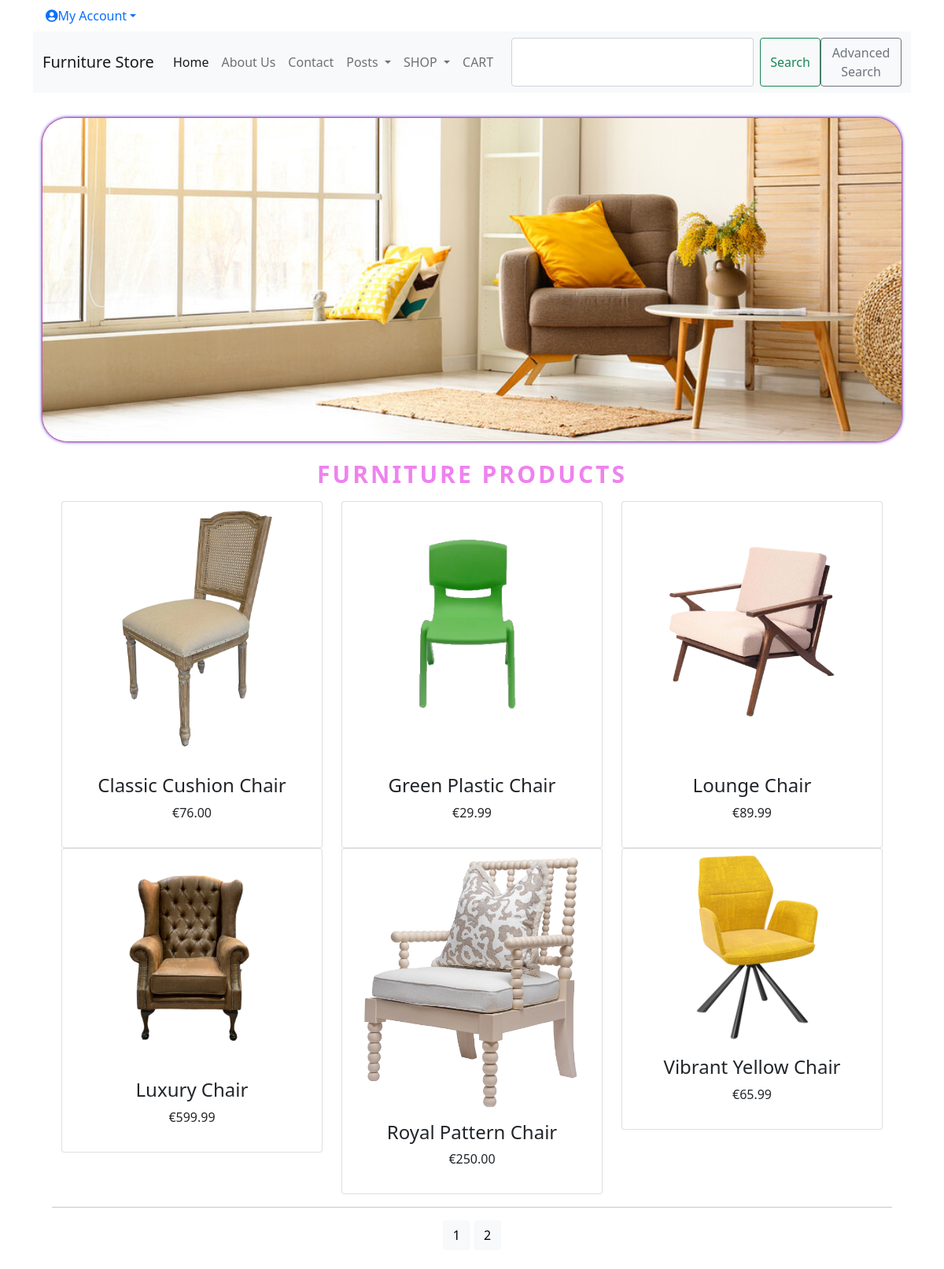
The page / on the database its author committed.
### shop/models.py (models this page shows, shortened)
class Product(models.Model):
    id = models.UUIDField(
        primary_key=True,
        default=uuid.uuid4,
        editable=False)
    name = models.CharField(max_length=250, unique=True)
    description = models.TextField(blank = True)
    category = models.ForeignKey(Category, on_delete=models.CASCADE)
    price = models.DecimalField(max_digits=10, decimal_places=2)
    image = models.ImageField(upload_to = 'product', blank=True)
    image_thumbnail = ImageSpecField(source='image',
                                     processors=[ResizeToFill(250,250)],
                                     format='JPEG',
                                     options={'quality':100})
    stock = models.IntegerField()
    available = models.BooleanField(default=True)
    created = models.DateTimeField(auto_now_add=True, blank = True, null= True)
    updated = models.DateTimeField(auto_now=True, blank = True, null= True)
    class Meta:
        ordering = ('name',)
        verbose_name = 'product'
        verbose_name_plural = 'products'
    def get_absolute_url(self):
        return reverse('product_detail', args=[self.category.id, self.id])

### shop/views.py (the view)
# urls.py: path('', views.prod_list, name='all_products'),
def prod_list(request, category_id=None):
    category = None
    products = Product.objects.filter(available=True)
    if category_id:
        category = get_object_or_404(Category, id=category_id)
        products = Product.objects.filter(category=category, available=True)
    paginator = Paginator(products, 6)
    try:
        page = int(request.GET.get('page', 1))
    except:
        page = 1
    try:
        products = paginator.page(page)
    except (EmptyPage, InvalidPage):
        products = paginator.page(paginator.num_pages)
    return render(request, 'category.html', {'category': category, 'prods': products})

### cart/context_processors.py (called while the page is built)
def counter(request):
    item_count = 0
    if 'admin' in request.path:
        return {}
    else:
        try:
            cart = Cart.objects.filter(cart_id=_cart_id(request))
            cart_items = CartItem.objects.all().filter(cart=cart[:1])
            for cart_item in cart_items:
                item_count += cart_item.quantity
        except Cart.DoesNotExist:
            item_count = 0
    return {'item_count':item_count}

### cart/views.py (called while the page is built)
def _cart_id(request):
    cart = request.session.session_key
    if not cart:
        cart = request.session.create()
    return cart

### shop/context_processors.py (called while the page is built)
def menu_links(request):
    links = Category.objects.all()
    return {'links':links}

### shop/models.py (called while the page is built)
    def get_absolute_url(self):
        return reverse('products_by_category', args=[self.id])

### templates/category.html (shortened to what this page needs)
{% extends "base.html" %}
{% load static %}
{% block content %}
 <div class="mx-auto">
 {% if category %}
   {% if category.image %}
 <img class="card_img " src="{{category.image_thumbnail.url}}" alt="{{category.name}}">
   {% endif %}
 </div>
 <br>
 <div>
 <h1 class="text-center cat_title">{{category.name}}</h1>
 <p class="test-justify">{{category.description}}</p>
 </div>
 {% else %}
 <a href=" {% url 'all_products' %} "><img class="banner_img cat_image " src="{% static 'images/banner.jpg' %}" alt="Our Products Collection"></a>
 </div>
 <br>
 <div>
 <h1 class="text-center cat_title">Furniture Products</h1>
 </div>
 {% endif %}
 <div class="container">
<div class="row mx-auto">
{% for product in prods %}
<div class="my_bottom_margin col-9 col-lg-4 col-sm-12 col-md-4">
<div class="card text-center" style="min-width:18rem;">
   {% if product.image %}
<a class ="img" href="{{product.get_absolute_url}}"><img class="card-img-top my_image"src="{{product.image.url}}" alt="{{product.name}}"></a>
   {% endif %}
<div class="card-box card-body">
 <h4>{{product.name}}</h4>
 <p>€{{product.price}}</p>
 </div>
 </div>
 </div>
 {% endfor %}
 </div>
 <div class="mx-auto">
    {% if prods.paginator.num_pages > 1 %}
    <hr>
    <div class=" text-center">
    {% for pg in prods.paginator.page_range %}
    <a href="?page={{pg}}" class=" btn btn-light  btn-sm{%
    if products.number == pg %}active{% endif
    %}">{{pg}}</a>
    {% endfor %}
    </div>
    {% endif %}
    </div>
 <br>
 </div>
{% endblock %}

### static/css/base.css (style rules this page uses)
h1, a, header { color: violet; }
body { font-family: 'Source Sans Pro', sans-serif; font-size: 18px; }
.cat_image { width: 100%; height: auto; margin-top: 2em; border-radius: 2em; box-shadow: 0 0 3px #FF0000, 0 0 5px #0000FF; }
.cat_title { letter-spacing: .1em; font-size: 30px; font-weight: bold; text-transform: uppercase; }
.banner_img { box-shadow: 0 0 3px #FF0000, 0 0 5px #0000FF; }

### rows shown on the page
Product: image (picture), name "Classic Cushion Chair", price "76.00"
Product: image (picture), name "Green Plastic Chair", price "29.99"
Product: image (picture), name "Lounge Chair", price "89.99"
Product: image (picture), name "Luxury Chair", price "599.99"
Product: image (picture), name "Royal Pattern Chair", price "250.00"
Product: image (picture), name "Vibrant Yellow Chair", price "65.99"

### other values the page prints
{{ pg }} "1" "2"
